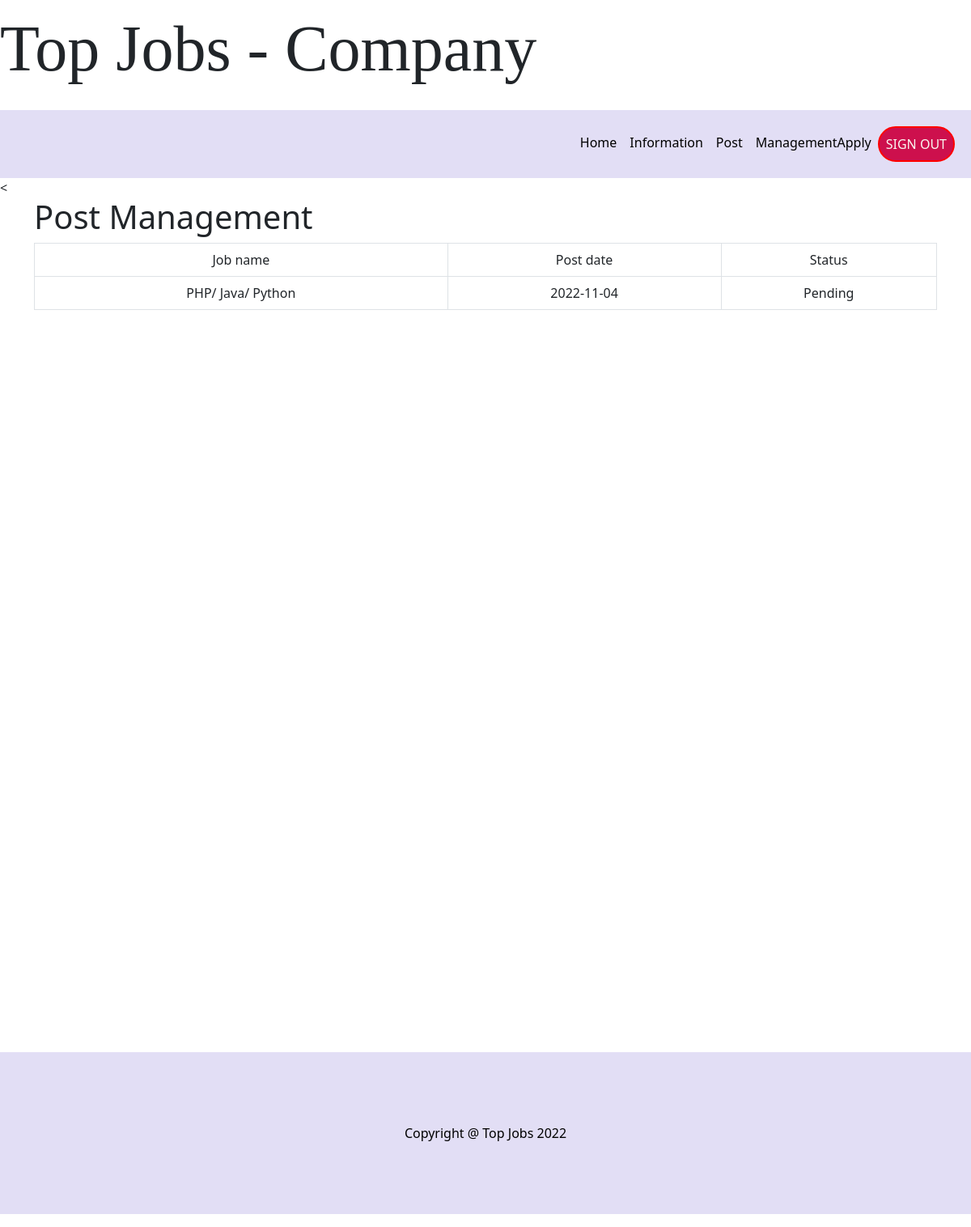
Page /Company/managementApply.php (signed in) on the committed database.
### tables this page shows
CREATE TABLE `post` (
  `post_id` int(10) NOT NULL,
  `post_date` date DEFAULT NULL,
  `company_id` int(11) NOT NULL,
  `job_id` int(10) NOT NULL,
  `status` varchar(20) NOT NULL
);

CREATE TABLE `job` (
  `job_id` int(10) NOT NULL,
  `company_id` int(10) NOT NULL,
  `emp_id` int(10) NOT NULL,
  `admin_id` int(10) NOT NULL,
  `salary` varchar(20) NOT NULL,
  `description` text DEFAULT NULL,
  `role` varchar(50) DEFAULT NULL,
  `job_name` varchar(100) DEFAULT NULL,
  `skills_required` text DEFAULT NULL,
  `address` text NOT NULL,
  `datePost` date DEFAULT NULL
);

### Company/managementApply.php (the view, shortened to what this page needs)
<?php
include_once('../config.php');
$username = $_SESSION['username'];
if(isset($_SESSION['username']))
{
    $query = "SELECT *
    FROM `post` JOIN `job` ON post.job_id = job.job_id
    JOIN `company` ON company.id = post.company_id
    JOIN `login` ON login.log_id = company.log_id
    WHERE login.username = '$username'";
    $result = mysqli_query($conn, $query);
}
?>
<!DOCTYPE html>
<html lang="en">
<head>
    <link href="https://cdn.jsdelivr.net/npm/bootstrap@5.0.2/dist/css/bootstrap.min.css" rel="stylesheet"
>
    <link rel="stylesheet" href="../css/homepage.css">
</head>
<body>
    <header>
        <p id="text-head">Top Jobs - Company</p>
    </header>
    <nav class="navbar navbar-expand-lg navbar-light bg-light" style="padding: 0;">
            <div class="container-fluid" style="background-color: #E2DEF5;padding: 20px;">
                <div class="collapse navbar-collapse justify-content-end" id="navbarNav">
                    <ul class="navbar-nav ">
                        <li class="nav-item">
                            <a class="nav-link" style="color: black;" href="controlCompany.php">Home</a>
                        </li>
                        <li class="nav-item">
                            <a class="nav-link" style="color: black;" href="informationCompany.php">Information</a>
                        </li>
                        <li class="nav-item">
                            <a class="nav-link" style="color: black;" href="postJob.php">Post</a>
                        </li>
                        <li class="nav-item">
                            <a class="nav-link" style="color: black;" href="managementApply.php">ManagementApply</a>
                        </li>
                        <li class="nav-item">
                            <a class="nav-link"
                            style="color: #FAF7F0; border: 2px solid red;border-radius: 30px;background-color:#CD104D;"
                            href="../logout.php">SIGN OUT</a>
                        </li>
                    </ul>
                </div>
        </div>
    </nav>
    <div style="background-color: white;padding-bottom:10px;height:1080px;">
        <<div class="container">
            <h1>Post Management</h1>
            <table class="table table-bordered text-center">
            <tr>
                <td>Job name</td>
                <td>Post date</td>
                <td>Status</td>
            </tr>
            <tr>
            <?php
            if (!$result){
                echo "<br><h2>You havent post any job yet</h2>";
            }
            else{
                while($row = mysqli_fetch_assoc($result)){
                    ?>
                        <td><?php echo $row['job_name']; ?></td>
                        <td><?php echo $row['post_date']; ?></td>
                        <td><?php echo $row['status']; ?></td>
                    </tr>
                    <?php
                    }
            }
                ?>
                </table>
        </div>
    </div>
    <div class="footer">
        <p style="text-align: center; line-height: 200px; color: black;background-color: #E2DEF5;">Copyright @ Top Jobs 2022</p>
    </div>
</body>
</html>

### css/homepage.css (style rules this page uses)
#text-head { font-size: 80px; font-family: Garamond, serif; }

### rows in the picture
post: job.job_name "PHP/ Java/ Python", post_date "2022-11-04", status "Pending"
